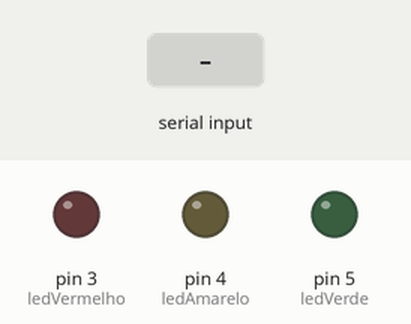
This sketch was run on a simulated Arduino Uno, built with avr-gcc and run on an emulated ATmega328P. On the bench: output pins drawn as LEDs (lit = HIGH). The test bench sets the inputs (shaded band). What the sketch prints to the serial monitor is not drawn.

Above: at 1.2 s.
1.3 s: "1\n" received over Serial
At 2.0 s:
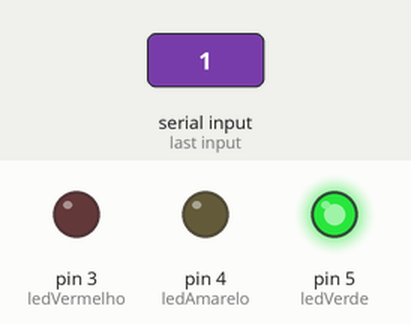
Timing chart, 0 to 4.3 s (numbered marks = the images above; inputs shaded):
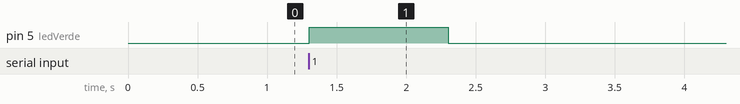

Measured:
- after the input at 1.3 s, pin 5 (ledVerde): LOW → HIGH at once, → LOW 1.0 s later

The sketch:

desafio_led_menu1.ino
```cpp
// C++ code
//
int ledVermelho = 3;
int ledAmarelo = 4;
int ledVerde = 5;
int menu;
int ledDesejado;

void setup()
{
 Serial.begin(9600);
 pinMode (ledVermelho, OUTPUT);
 pinMode (ledAmarelo, OUTPUT);
 pinMode (ledVerde, OUTPUT);

  do{

   if (menu == 0){

   Serial.println("-------------------------------------------------------");
   Serial.println("Porfavor, digite qual LED voce deseja ligar ou desligar");
   Serial.println("conforme a lista a seguir:");
   Serial.println("-------------------------------------------------------");
   Serial.println("1 - Ligar Led Verde ");
   Serial.println("2 - Desligar Led Verde ");
   Serial.println("3 - Ligar Led Amarelo ");
   Serial.println("4 - Desligar Led Amarelo ");
   Serial.println("5 - Ligar Led Vermelho ");
   Serial.println("6 - Desligar Led Vermelho ");
   Serial.println("7 - Ligar todos os Leds ");
   Serial.println("8 - Desligar todos os Leds ");
   Serial.println("0 - Sair ");
   Serial.println("-------------------------------------------------------");
   menu++;
   }
   while (! Serial.available());
   ledDesejado = Serial.parseInt();

    switch (ledDesejado) {

     case 1:
     digitalWrite (ledVerde, HIGH);
     break;


     case 2:
     digitalWrite (ledVerde, LOW);
     break;


     case 3:
     digitalWrite (ledAmarelo, HIGH);
     break;


     case 4:
     digitalWrite (ledAmarelo, LOW);
     break;

     case 5:
     digitalWrite (ledVermelho, HIGH);
     break;

     case 6:
     digitalWrite (ledVermelho, LOW);
     break;

     case 7:
     digitalWrite (ledVerde, HIGH);
     digitalWrite (ledAmarelo, HIGH);
     digitalWrite (ledVermelho, HIGH);
     break;

     case 8:
     digitalWrite (ledVerde, LOW);
     digitalWrite (ledAmarelo, LOW);
     digitalWrite (ledVermelho, LOW);
     break;

     case 0:
     Serial.println("Obrigado por testar o nosso programa");
     Serial.println("Reinicie para recomecar");
     digitalWrite (ledVerde, LOW);
     digitalWrite (ledAmarelo, LOW);
     digitalWrite (ledVermelho, LOW);

     break;

     default:

     Serial.println("Voce nao escolheu um numero compativel com a lista.");

}


} while ( ledDesejado != 0 );


}//fim do setup
void loop()
{
}
```
